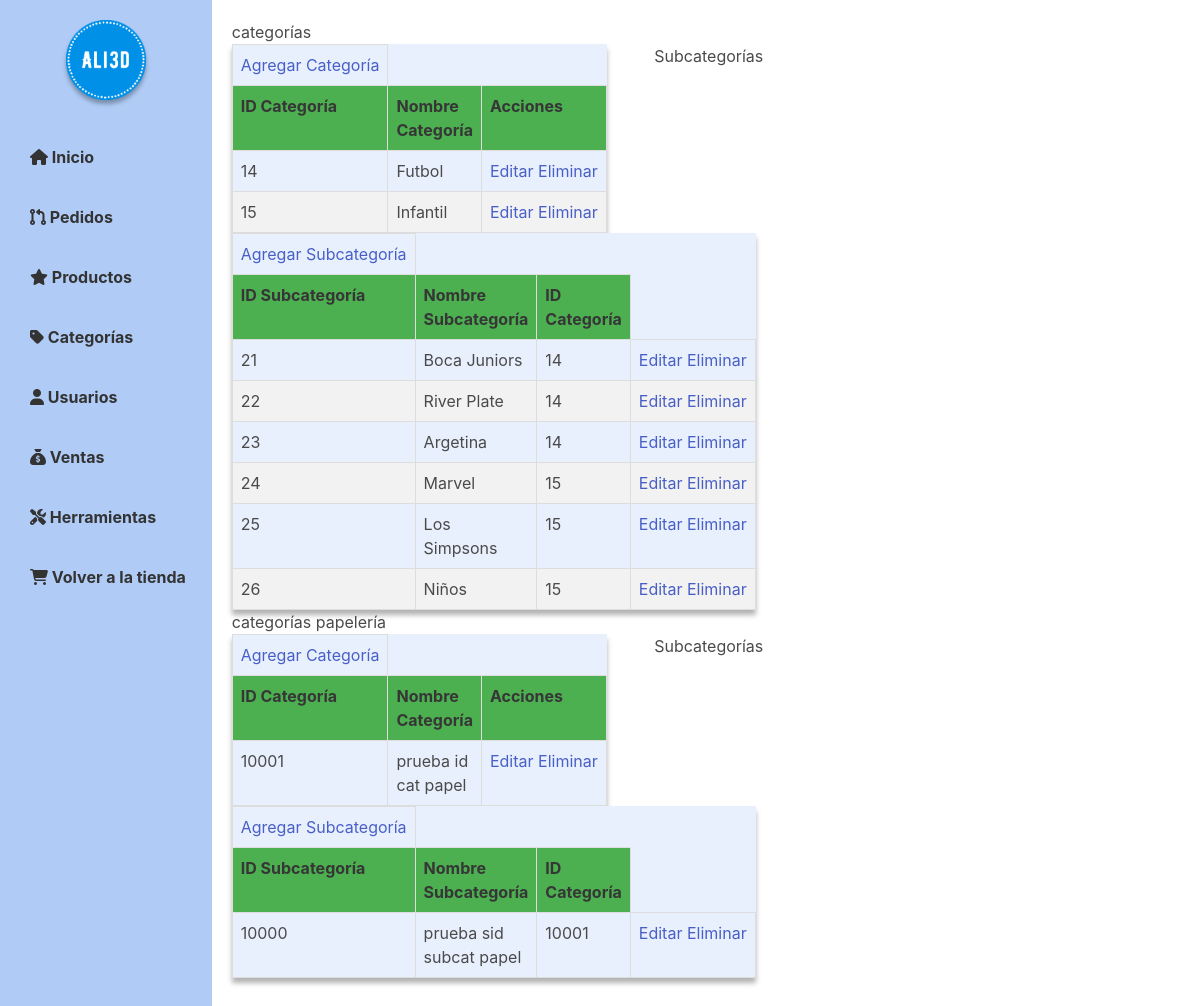
Screenshot of /admin/categorias_admin.php (signed in) with the database file from the repository.
### tables this page shows
CREATE TABLE `categorias` (
  `id_categoria` int(11) NOT NULL,
  `nombre_categoria` varchar(50) NOT NULL
);

CREATE TABLE `subcategorias` (
  `id_subcategoria` int(11) NOT NULL,
  `nombre_subcategoria` varchar(50) DEFAULT NULL,
  `id_categoria` int(11) NOT NULL
);

CREATE TABLE `categorias_papel` (
  `id_cat_papel` int(11) NOT NULL,
  `nombre_cat_papel` varchar(50) NOT NULL
);

CREATE TABLE `subcategorias_papel` (
  `id_subcat_papel` int(11) NOT NULL,
  `nombre_subcat_papel` varchar(50) NOT NULL,
  `id_cat_papel` int(11) NOT NULL
);

### admin/categorias_admin.php (the view, shortened to what this page needs)
<?php
    require '../app/bd.php';
    $sql = mysqli_query($conexion, "SELECT * FROM categorias");
    $sql_subcategorias = mysqli_query($conexion, "SELECT * FROM subcategorias");
     $sql_2 = mysqli_query($conexion, "SELECT * FROM categorias_papel");
     $sql_subcategorias_2 = mysqli_query($conexion, "SELECT * FROM subcategorias_papel");
?>
<!DOCTYPE html>
<html>
<head>
    <link rel="stylesheet" href="../estilos/estilo_admin.css">
    <link rel="stylesheet" href="https://cdnjs.cloudflare.com/ajax/libs/bulma/0.7.2/css/bulma.min.css">
</head>
<body>
<div id="wrapper">
        <?php
            include('navbar_admin.php')
        ?>
        <div id="main">
            <div class="tabla-container">
                <h2 class="titulo-tabla">categorías</h2>
                <?php
                echo "<table>";
                echo "<td><a href='añadir_categoria.php' class='agregar-button'>Agregar Categoría</a></td>";
                echo "<tr>";
                echo "<th>ID Categoría</th>";
                echo "<th>Nombre Categoría</th>";
                echo "<th>Acciones</th>";
                echo "</tr>";
                while ($fila = mysqli_fetch_array($sql)) {
                    echo "<tr>";
                    echo "<td>" . $fila['id_categoria'] . "</td>";
                    echo "<td>" . $fila['nombre_categoria'] . "</td>";
                    echo "<td><a href='editar_categoria.php?id_categoria=" . $fila['id_categoria'] . "'>Editar</a> <a href='eliminar_categoria.php?id_categoria=" . $fila['id_categoria'] . "' onclick='return confirm(\"¿Estás seguro?\")'>Eliminar</a></td>";
                    echo "</tr>";
                }
                echo "</table>";
                echo "<h2>Subcategorías</h2>";
                echo "<table>";
                echo "<td><a href='añadir_subcategoria.php' class='agregar-button'>Agregar Subcategoría</a></td>";
                echo "<tr>";
                echo "<th>ID Subcategoría</th>";
                echo "<th>Nombre Subcategoría</th>";
                echo "<th>ID Categoría</th>";
                echo "</tr>";
                while ($fila = mysqli_fetch_array($sql_subcategorias)) {
                    echo "<tr>";
                    echo "<td>" . $fila['id_subcategoria'] . "</td>";
                    echo "<td>" . $fila['nombre_subcategoria'] . "</td>";
                    echo "<td>" . $fila['id_categoria'] . "</td>";
                    echo "<td><a href='editar_subcategoria.php?id_subcategoria=" . $fila['id_subcategoria'] . "'>Editar</a> <a href='eliminar_subcategoria.php?id_subcategoria=" . $fila['id_subcategoria'] . "' onclick='return confirm(\"¿Estás seguro?\")'>Eliminar</a></td>";
                    echo "</tr>";
                }
                echo "</table>";
                ?>
            </div>
            <div class="tabla-container-2">
                <h2 class="titulo-tabla">categorías papelería</h2>
                <?php
                echo "<table>";
                echo "<td><a href='añadir_cat_papel.php' class='agregar-button'>Agregar Categoría</a></td>";
                echo "<tr>";
                echo "<th>ID Categoría</th>";
                echo "<th>Nombre Categoría</th>";
                echo "<th>Acciones</th>";
                echo "</tr>";
                while ($fila = mysqli_fetch_array($sql_2)) {
                    echo "<tr>";
                    echo "<td>" . $fila['id_cat_papel'] . "</td>";
                    echo "<td>" . $fila['nombre_cat_papel'] . "</td>";
                    echo "<td><a href='editar_cat_papel.php?id_categoria=" . $fila['id_cat_papel'] . "'>Editar</a> <a href='eliminar_cat_papel.php?id_categoria=" . $fila['id_cat_papel'] . "' onclick='return confirm(\"¿Estás seguro?\")'>Eliminar</a></td>";
                    echo "</tr>";
                }
                echo "</table>";
                echo "<h2>Subcategorías</h2>";
                echo "<table>";
                echo "<td><a href='añadir_subcat_papel.php' class='agregar-button'>Agregar Subcategoría</a></td>";
                echo "<tr>";
                echo "<th>ID Subcategoría</th>";
                echo "<th>Nombre Subcategoría</th>";
                echo "<th>ID Categoría</th>";
                echo "</tr>";
                while ($fila = mysqli_fetch_array($sql_subcategorias_2)) {
                    echo "<tr>";
                    echo "<td>" . $fila['id_subcat_papel'] . "</td>";
                    echo "<td>" . $fila['nombre_subcat_papel'] . "</td>";
                    echo "<td>" . $fila['id_cat_papel'] . "</td>";
                    echo "<td><a href='editar_subcat_papel.php?id_subcategoria=" . $fila['id_subcat_papel'] . "'>Editar</a> <a href='eliminar_subcat_papel.php?id_subcategoria=" . $fila['id_subcat_papel'] . "' onclick='return confirm(\"¿Estás seguro?\")'>Eliminar</a></td>";
                    echo "</tr>";
                }
                echo "</table>";
                ?>
            </div>
        </div>
</div>
</body>
</html>

### estilos/estilo_admin.css (style rules this page uses)
:root { --azul_1: #0090E8; --azul_2: #69A7EE; --azul_3: #B0CCF6; --azul_4: #ECF2FD; --negro1: #000000; --negro: #2F2F2F; --blanco: #FFFFFF; }
body { background-color: var(--blanco); background-repeat: repeat; font-family: Arial, sans-serif; margin: 0; padding: 0; }
#wrapper { display: flex; height: max-content; }
#main { padding: 20px; width: 100%; height: max-content; }
table { border-collapse: collapse; width: 100%; background-color: #e8f0fe; box-shadow: 0px 5px 5px rgba(0, 0, 0, 0.3); overflow-x: auto; }
th, td { border: 1px solid #ddd; padding: 8px; text-align: left; }
th { background-color: #e8f0fe; }
td:last-child { white-space: nowrap; }

### admin/categorias_admin.php (style rules this page uses)
.tabla-container { display: inline-block; width: 100%; }
.titulo-tabla { width: content; }
table { border-collapse: collapse; width: 35%; float: left; margin-right: 5%; }
th, td { text-align: left; padding: 8px; }
th { background-color: #4CAF50; color: white; }
tr:nth-child(even) { background-color: #f2f2f2; }

### rows the page displays
categorias: id_categoria "14", nombre_categoria "Futbol"
categorias: id_categoria "15", nombre_categoria "Infantil"
subcategorias: id_subcategoria "21", nombre_subcategoria "Boca Juniors", id_categoria "14"
subcategorias: id_subcategoria "22", nombre_subcategoria "River Plate", id_categoria "14"
subcategorias: id_subcategoria "23", nombre_subcategoria "Argetina", id_categoria "14"
subcategorias: id_subcategoria "24", nombre_subcategoria "Marvel", id_categoria "15"
subcategorias: id_subcategoria "25", nombre_subcategoria "Los Simpsons", id_categoria "15"
subcategorias: id_subcategoria "26", nombre_subcategoria "Niños", id_categoria "15"
categorias_papel: id_cat_papel "10001", nombre_cat_papel "prueba id cat papel"
subcategorias_papel: id_subcat_papel "10000", nombre_subcat_papel "prueba sid subcat papel", id_cat_papel "10001"
